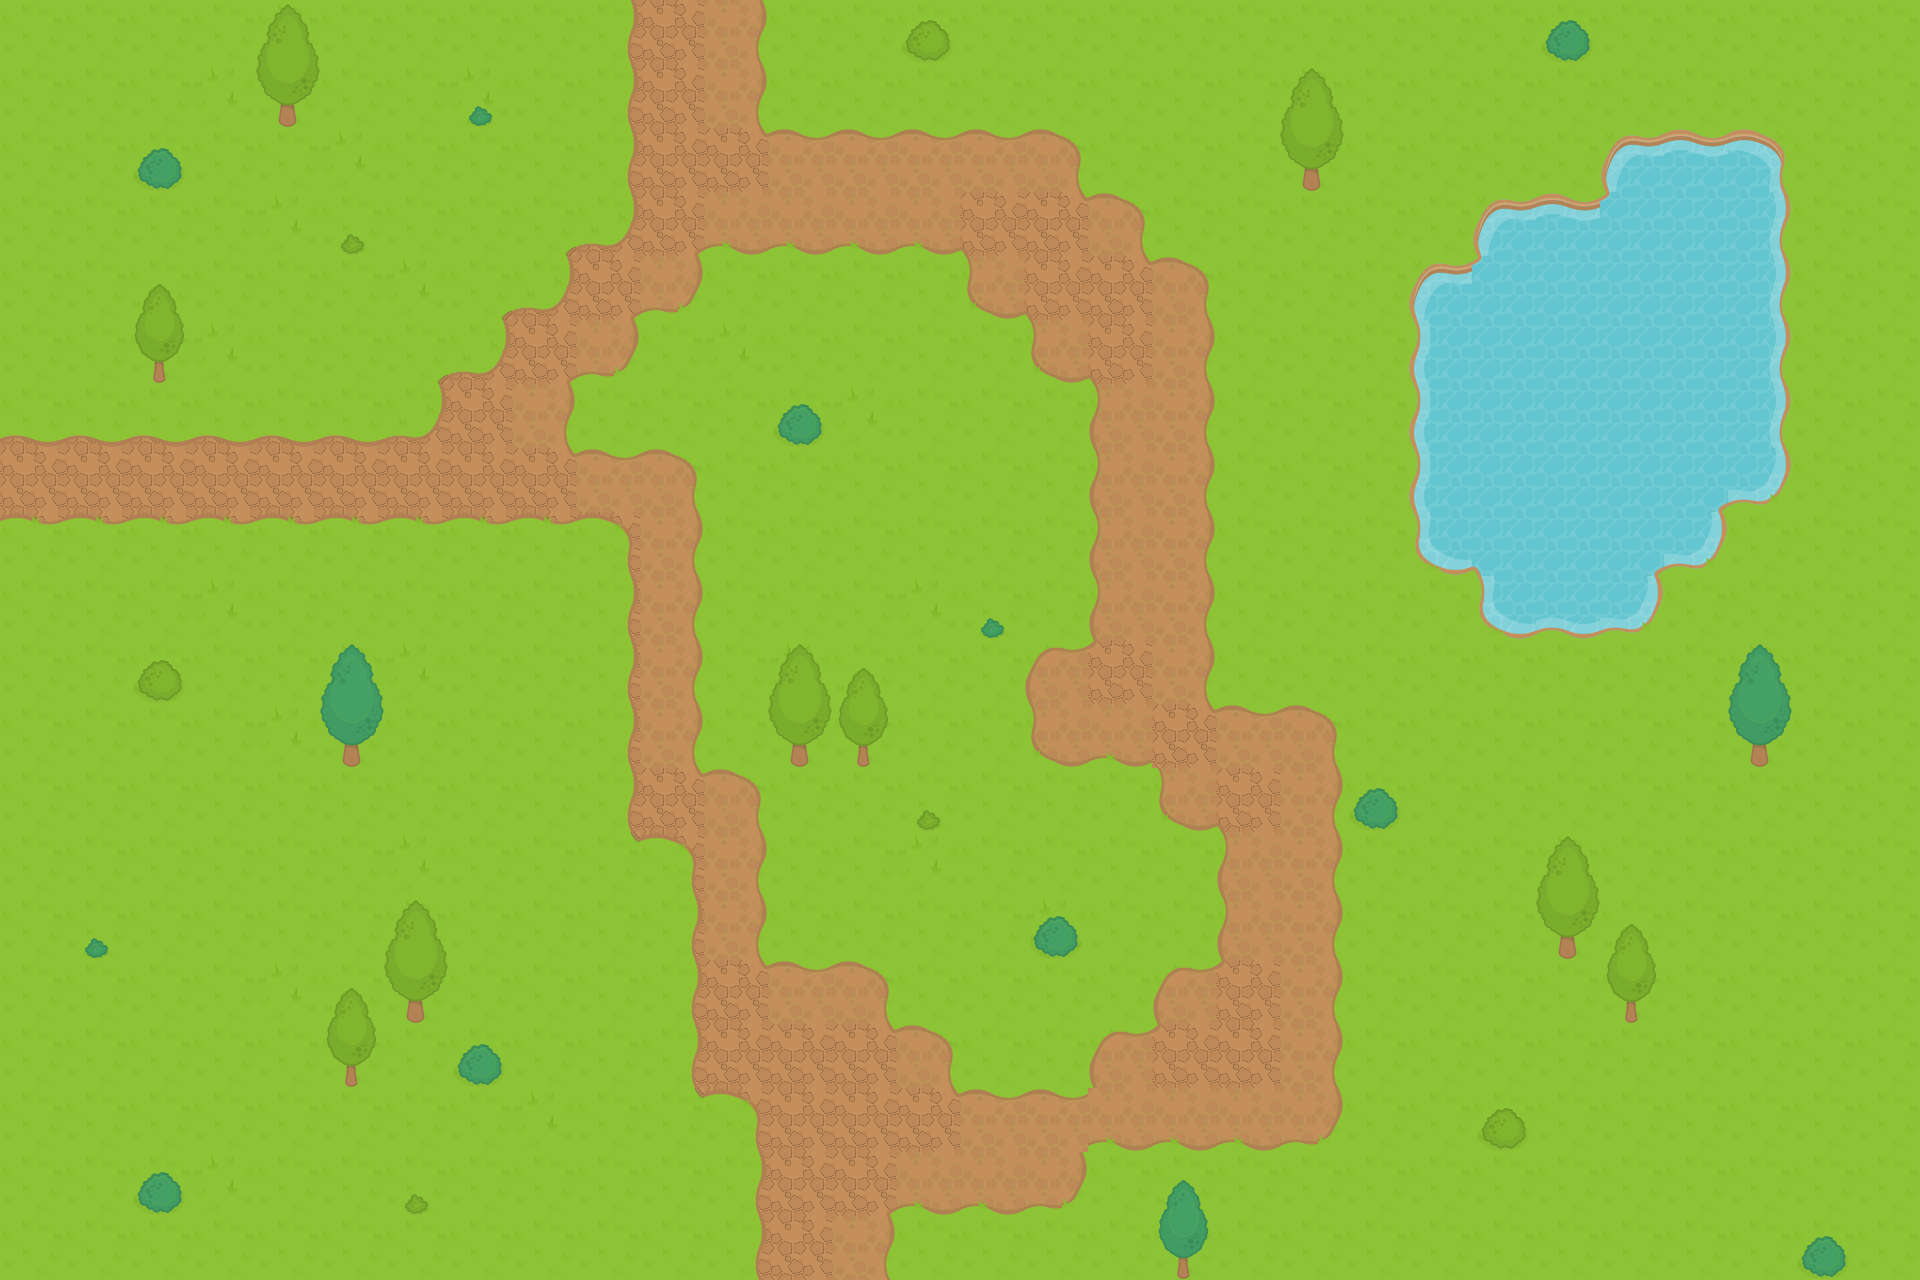

Rendered tile map (Tiled .tmx) drawn with the repository's tilesets; below, a short description and the full map source, tile grids included:
An orthogonal 30x20 tile map with 64x64 px tiles, 3 tile layers (ground, trees, water).

<map version="1.9" tiledversion="1.9.2" orientation="orthogonal" renderorder="right-down" width="30" height="20" tilewidth="64" tileheight="64" infinite="0" nextlayerid="4" nextobjectid="1">
 <editorsettings>
  <export target="../public/assets/json/intro-map.json" format="json" />
 </editorsettings>
 <tileset firstgid="1" name="main" tilewidth="64" tileheight="64" tilecount="247" columns="19">
  <image source="../public/assets/images/main-tile.png" width="1277" height="832" />
 </tileset>
 <layer id="1" name="ground" width="30" height="20">
  <data encoding="csv">
21,21,21,21,21,21,21,21,21,22,26,27,21,21,21,21,21,21,21,21,21,21,21,21,21,21,21,21,21,21,
21,21,21,43,21,21,21,43,21,22,26,27,21,21,21,21,21,21,21,21,21,21,21,21,21,21,21,21,21,21,
21,21,21,21,21,43,21,21,21,22,26,28,7,7,7,7,8,21,21,21,21,21,21,21,21,21,21,21,21,21,
21,21,21,21,43,21,21,21,4,41,9,45,45,45,45,10,28,8,21,21,21,21,21,21,21,21,21,21,21,21,
21,21,21,21,21,21,43,4,41,9,46,21,21,21,21,44,10,28,8,21,21,21,21,21,21,21,21,21,21,21,
21,21,21,43,21,21,4,41,9,46,21,43,21,21,21,21,44,10,27,21,21,21,21,21,21,21,21,21,21,21,
40,40,40,40,40,40,41,26,27,21,21,21,21,43,21,21,21,25,27,21,21,21,21,21,21,21,21,21,21,21,
26,26,26,26,26,26,26,26,28,7,8,21,21,21,21,21,21,25,27,21,21,21,21,21,21,21,21,21,21,21,
2,2,2,2,2,2,2,2,2,3,27,21,21,21,21,21,21,25,27,21,21,21,21,21,21,21,21,21,21,21,
21,21,21,43,21,21,21,21,21,22,27,21,21,21,43,21,21,25,27,21,21,21,21,21,21,21,21,21,21,21,
21,21,21,21,21,21,43,21,21,22,27,21,43,21,21,21,6,29,27,21,21,21,21,21,21,21,21,21,21,21,
21,21,21,21,43,21,21,21,21,22,27,21,21,21,21,21,44,45,28,7,8,21,21,21,21,21,21,21,21,21,
21,21,21,21,21,21,21,21,21,22,28,8,21,21,21,21,21,21,44,10,27,21,21,21,21,21,21,21,21,21,
21,21,21,21,21,21,43,21,21,23,3,27,21,21,43,21,21,21,21,25,27,21,21,21,21,21,21,21,21,21,
21,21,21,21,21,21,21,21,21,21,22,27,21,21,21,21,43,21,21,25,27,21,21,21,21,21,21,21,21,21,
21,21,21,21,43,21,21,21,21,21,22,28,7,8,21,21,21,21,6,29,27,21,21,21,21,21,21,21,21,21,
21,21,21,21,21,21,21,21,21,21,22,26,26,28,8,21,21,6,29,26,27,21,21,21,21,21,21,21,21,21,
21,21,21,21,21,21,21,21,43,21,23,3,26,26,28,7,7,45,45,45,46,21,21,21,21,21,21,21,21,21,
21,21,21,43,21,21,21,21,21,21,21,22,26,9,45,45,46,21,21,21,21,21,21,21,21,21,21,21,21,21,
21,21,21,21,21,21,21,21,21,21,21,22,26,27,21,21,21,21,21,21,21,21,21,21,21,21,21,21,21,21
</data>
 </layer>
 <layer id="2" name="trees" width="30" height="20" locked="1">
  <data encoding="csv">
0,0,0,0,191,0,0,0,0,0,0,0,0,0,172,0,0,0,0,0,0,0,0,0,176,0,0,0,0,0,
0,0,0,0,210,0,0,177,0,0,0,0,0,0,0,0,0,0,0,0,191,0,0,0,0,0,0,0,0,0,
0,0,176,0,0,0,0,0,0,0,0,0,0,0,0,0,0,0,0,0,210,0,0,0,0,0,0,0,0,0,
0,0,0,0,0,173,0,0,0,0,0,0,0,0,0,0,0,0,0,0,0,0,0,0,0,0,0,0,0,0,
0,0,192,0,0,0,0,0,0,0,0,0,0,0,0,0,0,0,0,0,0,0,0,0,0,0,0,0,0,0,
0,0,211,0,0,0,0,0,0,0,0,0,0,0,0,0,0,0,0,0,0,0,0,0,0,0,0,0,0,0,
0,0,0,0,0,0,0,0,0,0,0,0,176,0,0,0,0,0,0,0,0,0,0,0,0,0,0,0,0,0,
0,0,0,0,0,0,0,0,0,0,0,0,0,0,0,0,0,0,0,0,0,0,0,0,0,0,0,0,0,0,
0,0,0,0,0,0,0,0,0,0,0,0,0,0,0,0,0,0,0,0,0,0,0,0,0,0,0,0,0,0,
0,0,0,0,0,0,0,0,0,0,0,0,0,0,0,177,0,0,0,0,0,0,0,0,0,0,0,0,0,0,
0,0,172,0,0,195,0,0,0,0,0,0,191,192,0,0,0,0,0,0,0,0,0,0,0,0,0,195,0,0,
0,0,0,0,0,214,0,0,0,0,0,0,210,211,0,0,0,0,0,0,0,0,0,0,0,0,0,214,0,0,
0,0,0,0,0,0,0,0,0,0,0,0,0,0,173,0,0,0,0,0,0,176,0,0,0,0,0,0,0,0,
0,0,0,0,0,0,0,0,0,0,0,0,0,0,0,0,0,0,0,0,0,0,0,0,191,0,0,0,0,0,
0,177,0,0,0,0,191,0,0,0,0,0,0,0,0,0,176,0,0,0,0,0,0,0,210,192,0,0,0,0,
0,0,0,0,0,192,210,0,0,0,0,0,0,0,0,0,0,0,0,0,0,0,0,0,0,211,0,0,0,0,
0,0,0,0,0,211,0,176,0,0,0,0,0,0,0,0,0,0,0,0,0,0,0,0,0,0,0,0,0,0,
0,0,0,0,0,0,0,0,0,0,0,0,0,0,0,0,0,0,0,0,0,0,0,172,0,0,0,0,0,0,
0,0,176,0,0,0,173,0,0,0,0,0,0,0,0,0,0,0,196,0,0,0,0,0,0,0,0,0,0,0,
0,0,0,0,0,0,0,0,0,0,0,0,0,0,0,0,0,0,215,0,0,0,0,0,0,0,0,0,176,0
</data>
 </layer>
 <layer id="3" name="water" width="30" height="20" locked="1">
  <data encoding="csv">
0,0,0,0,0,0,0,0,0,0,0,0,0,0,0,0,0,0,0,0,0,0,0,0,0,0,0,0,0,0,
0,0,0,0,0,0,0,0,0,0,0,0,0,0,0,0,0,0,0,0,0,0,0,0,0,0,0,0,0,0,
0,0,0,0,0,0,0,0,0,0,0,0,0,0,0,0,0,0,0,0,0,0,0,0,0,11,12,13,0,0,
0,0,0,0,0,0,0,0,0,0,0,0,0,0,0,0,0,0,0,0,0,0,0,11,12,34,31,32,0,0,
0,0,0,0,0,0,0,0,0,0,0,0,0,0,0,0,0,0,0,0,0,0,11,34,31,31,31,32,0,0,
0,0,0,0,0,0,0,0,0,0,0,0,0,0,0,0,0,0,0,0,0,0,30,31,31,31,31,32,0,0,
0,0,0,0,0,0,0,0,0,0,0,0,0,0,0,0,0,0,0,0,0,0,30,31,31,31,31,32,0,0,
0,0,0,0,0,0,0,0,0,0,0,0,0,0,0,0,0,0,0,0,0,0,30,31,31,31,14,51,0,0,
0,0,0,0,0,0,0,0,0,0,0,0,0,0,0,0,0,0,0,0,0,0,49,15,31,14,51,0,0,0,
0,0,0,0,0,0,0,0,0,0,0,0,0,0,0,0,0,0,0,0,0,0,0,49,50,51,0,0,0,0,
0,0,0,0,0,0,0,0,0,0,0,0,0,0,0,0,0,0,0,0,0,0,0,0,0,0,0,0,0,0,
0,0,0,0,0,0,0,0,0,0,0,0,0,0,0,0,0,0,0,0,0,0,0,0,0,0,0,0,0,0,
0,0,0,0,0,0,0,0,0,0,0,0,0,0,0,0,0,0,0,0,0,0,0,0,0,0,0,0,0,0,
0,0,0,0,0,0,0,0,0,0,0,0,0,0,0,0,0,0,0,0,0,0,0,0,0,0,0,0,0,0,
0,0,0,0,0,0,0,0,0,0,0,0,0,0,0,0,0,0,0,0,0,0,0,0,0,0,0,0,0,0,
0,0,0,0,0,0,0,0,0,0,0,0,0,0,0,0,0,0,0,0,0,0,0,0,0,0,0,0,0,0,
0,0,0,0,0,0,0,0,0,0,0,0,0,0,0,0,0,0,0,0,0,0,0,0,0,0,0,0,0,0,
0,0,0,0,0,0,0,0,0,0,0,0,0,0,0,0,0,0,0,0,0,0,0,0,0,0,0,0,0,0,
0,0,0,0,0,0,0,0,0,0,0,0,0,0,0,0,0,0,0,0,0,0,0,0,0,0,0,0,0,0,
0,0,0,0,0,0,0,0,0,0,0,0,0,0,0,0,0,0,0,0,0,0,0,0,0,0,0,0,0,0
</data>
 </layer>
</map>
